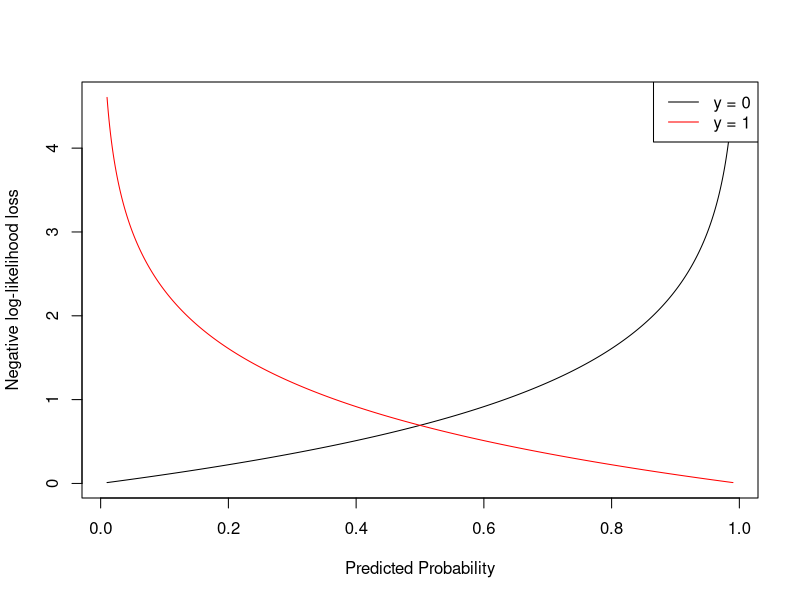

R code for this plot:
### Small example showing the negative loglikelihood loss for logistic regression ###

# Defining simple logistic loss function
logloss <- function(y, pi){
  loss <- -(y * log(pi) + (1 - y) * log(1 - pi))
}

# Creating a fine grid of fictional predictions pi within unit interval
pi_grid <- seq(from = 0.01,
               to = 0.99,
               by = 0.001)

# Creating vector of outcomes (0 and 1 respectively)
y0 <- rep(0, length = length(pi_grid))
y1 <- rep(1, length = length(pi_grid))

# Calculating loss based on the predictions and true outcomes
loss0 <- logloss(y = y0,
                 pi = pi_grid)

loss1 <- logloss(y = y1,
                 pi = pi_grid)

## Plotting
# For 0-outcomes (BLACK)
plot(x = pi_grid,
     y = loss0,
     type = "l",
     lty = 1,
     lwd = 1,
     col = "black",
     xlab = "Predicted Probability",
     ylab = "Negative log-likelihood loss")
# For 1-outcomes (RED)
lines(x = pi_grid,
      y = loss1,
      lty = 1,
      lwd = 1,
      col = "red")
# Legend
legend(x = "topright",
       legend = c("y = 0",
                  "y = 1"),
       col = c("black", "red"),
       lty = 1)

